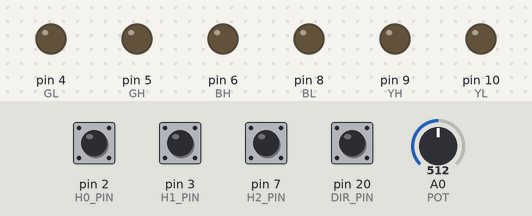
Recording of a sketch running on a simulated SparkFun Pro Micro, built with avr-gcc and run on an emulated ATmega32U4. Shown: output pins drawn as LEDs (lit = HIGH). Dashed ring = blinking. Inputs (shaded band) come from the test bench; at power-on: pin 2 (H0_PIN), pin 3 (H1_PIN), pin 7 (H2_PIN), pin 20 (DIR_PIN) HIGH, A0 (POT) = 512.

Above: at 1.2 s.
1.3 s: pin 20 (DIR_PIN) pulled LOW for 0.15 s
At 2.1 s:
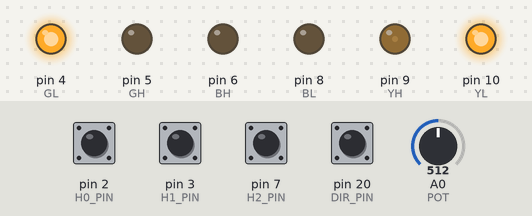
At 2.59 s:
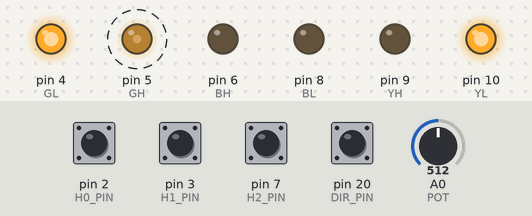
4.3 s: A0 (POT) set to 716
At 5.0 s:
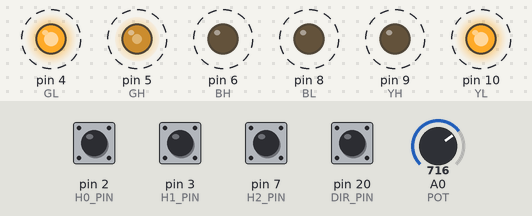
7.3 s: A0 (POT) set to 1023
At 7.79 s:
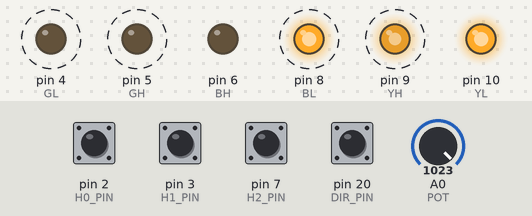
10.3 s: A0 (POT) set to 306
13.3 s: A0 (POT) set to 511
16.3 s: pin 20 (DIR_PIN) pulled LOW for 1 s
Timing chart, 0 to 20.3 s (numbered marks = the images above; inputs shaded):
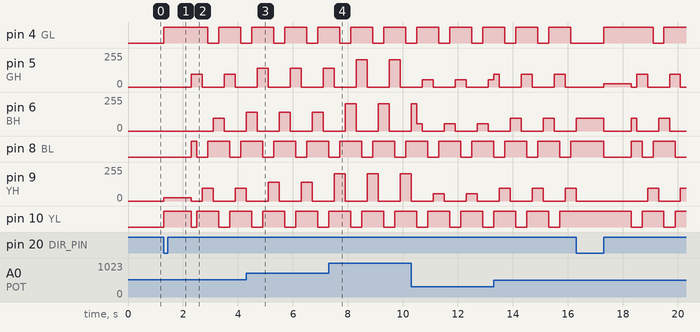

The sketch:

sketch_nov13c.ino
```cpp
// Control BLDC con Arduino Pro Micro
// Giro en sentido directo y giro sentido inverso

// Pines de los transistores
const int GH = 5;  // GREEN alto  (PWM)  -> MOSFET alto fase verde
const int GL = 4;  // GREEN bajo  (DIG)  -> MOSFET bajo fase verde

const int BH = 6;  // BLUE  alto  (PWM)  -> MOSFET alto fase azul
const int BL = 8;  // BLUE  bajo  (DIG)  -> MOSFET bajo fase azul

const int YH = 9;   // YELLOW alto (PWM)  -> MOSFET alto fase amarilla
const int YL = 10;  // YELLOW bajo (DIG)  -> MOSFET bajo fase amarilla

// Potenciómetro --> acelerador
const int POT = A0;

// Pines de los sensores Hall con interrupciones
const int H0_PIN = 2;  // Hall 0
const int H1_PIN = 3;  // Hall 1
const int H2_PIN = 7;  // Hall 2

// Pin de selección de sentido (conector J15, D20)
const int DIR_PIN = 20;  // HIGH = marcha adelante, LOW = marcha atrás

// Giro / control PWM
volatile int PWM = 0;                        // Para controlar el PWM del motor (lo usa loop e ISR)
volatile unsigned long lastChangeTime = 0;   // Tiempo desde el último cambio de Hall
const unsigned long timeout = 200;           // Tiempo para forzar el siguiente paso (ms)

// Tiempo para considerar que el motor se ha parado (sin cambios de Hall)
const unsigned long stopTimeout = 1000;      // ms sin cambios de Hall => motor parado

// Secuencia de conmutación (NO TOCADA)
int secuenciaD[6] = { 0b110, 0b100, 0b101, 0b001, 0b011, 0b010 };
int indiceSecuenciaD = 0;

int secuenciaI[6] = { 0b010, 0b011, 0b001, 0b101, 0b100, 0b110 };
int indiceSecuenciaI = 0;

// Constantes de sentido
const int SENTIDO_PARADO    = 0;
const int SENTIDO_ADELANTE  = 1;
const int SENTIDO_ATRAS     = 2;

// Variables de control de sentido
volatile int D = SENTIDO_PARADO;  // Sentido actual que usa la ISR
int dirCommand      = SENTIDO_ADELANTE;  // Sentido ordenado por el pin DIR_PIN
int lastDirCommand  = SENTIDO_ADELANTE;  // Para detectar cambios de orden
bool esperandoParada = false;            // true cuando hemos ordenado cambio de sentido y esperamos a que se pare


void setup() {
  // Sensores Hall como entrada con pullup interno
  pinMode(H0_PIN, INPUT_PULLUP);
  pinMode(H1_PIN, INPUT_PULLUP);
  pinMode(H2_PIN, INPUT_PULLUP);

  // Salidas de potencia
  pinMode(GH, OUTPUT);
  pinMode(GL, OUTPUT);
  pinMode(BH, OUTPUT);
  pinMode(BL, OUTPUT);
  pinMode(YH, OUTPUT);
  pinMode(YL, OUTPUT);

  // Selector de sentido
  pinMode(DIR_PIN, INPUT_PULLUP);  // Interruptor o jumper hacia GND = marcha atrás

  // Interrupciones (cada vez que cambie cualquier hall)
  attachInterrupt(digitalPinToInterrupt(H0_PIN), ISR_Halls, CHANGE);
  attachInterrupt(digitalPinToInterrupt(H1_PIN), ISR_Halls, CHANGE);
  attachInterrupt(digitalPinToInterrupt(H2_PIN), ISR_Halls, CHANGE);

  // Ajuste de frecuencia PWM alta (~31 kHz aprox)
  TCCR1B = TCCR1B & 0b11111000 | 0x01;  // Timer1 -> pin 9,10
  TCCR3B = TCCR3B & 0b11111000 | 0x01;  // Timer3 -> pin 5
  TCCR4B = TCCR4B & 0b11111000 | 0x01;  // Timer4 -> pin 6,13

  lastChangeTime = millis();
}


void loop() {
  unsigned long ahora = millis();

  // 1) Leer selector de sentido (HIGH = adelante, LOW = atrás)
  if (digitalRead(DIR_PIN) == HIGH) {
    dirCommand = SENTIDO_ADELANTE;
  } else {
    dirCommand = SENTIDO_ATRAS;
  }

  // 2) Leer potenciómetro
  int lectura = analogRead(POT);

  // 3) Calcular PWM deseado según sentido ORDENADO (no el actual)
  int pwmMax;
  if (dirCommand == SENTIDO_ATRAS) {
    // Máx. 20% en marcha atrás (255 * 0.2 ≈ 51)
    pwmMax = 51;
  } else {
    // Adelante como antes: máx ~80% (255 * 0.8 ≈ 204)
    pwmMax = 204;
  }

  int pwmDeseado = 0;
  // Zona muerta al 5% del potenciómetro (51 ≈ 0.05 * 1023)
  if (lectura >= 51) {
    pwmDeseado = map(lectura, 51, 1023, 0, pwmMax);
  }

  // 4) Gestión de cambio de sentido
  // Si la orden de sentido cambia mientras el motor está siendo alimentado, hay que pararlo totalmente
  if (dirCommand != lastDirCommand) {
    // Ha cambiado la orden de sentido
    if (D != SENTIDO_PARADO) {
      // El motor estaba siendo conmutado: paramos y esperamos a que se detenga
      D = SENTIDO_PARADO;   // La ISR deja de conmutar (solo lee Halls)
      PWM = 0;              // Quitamos par motor (coasting/freno según hardware)
      esperandoParada = true;
      // lastChangeTime se seguirá actualizando mientras los Halls se muevan
    } else {
      // Ya está parado: podemos cambiar directamente de sentido
      D = dirCommand;
      esperandoParada = false;
    }
    lastDirCommand = dirCommand;
  }

  // 5) Si estamos esperando a que se pare (después de ordenar un cambio de sentido)
  if (esperandoParada) {
    // Nos aseguramos de que no haya par aplicado
    PWM = 0;

    // Consideramos que el motor está parado cuando no hay cambios de Hall
    // durante stopTimeout ms
    if (ahora - lastChangeTime >= stopTimeout) {
      // Motor parado -> activamos el nuevo sentido
      D = dirCommand;
      esperandoParada = false;
    }
  } else {
    // No estamos en fase de parada: aplicamos el PWM calculado
    PWM = pwmDeseado;
  }

  // 6) Arranque / avance forzado si no hay cambios de Hall
  // (solo si hay PWM > 0 y un sentido activo)
  if (PWM > 0 && (D == SENTIDO_ADELANTE || D == SENTIDO_ATRAS)) {
    if (ahora - lastChangeTime >= timeout) {
      if (D == SENTIDO_ADELANTE) {
        int hallForzado = secuenciaD[indiceSecuenciaD];
        giroSentidoDirecto(hallForzado);
        indiceSecuenciaD++;
        if (indiceSecuenciaD >= 6) indiceSecuenciaD = 0;
      } else if (D == SENTIDO_ATRAS) {
        int hallForzado = secuenciaI[indiceSecuenciaI];
        giroSentidoInverso(hallForzado);
        indiceSecuenciaI++;
        if (indiceSecuenciaI >= 6) indiceSecuenciaI = 0;
      }
      lastChangeTime = ahora;
    }
  }

  // No hay while ni delay: todo es no bloqueante.
}


// ================== ISR DE LOS HALLS ==================

void ISR_Halls() {
  // Leo los valores de los sensores Hall
  int ValDIO0 = digitalRead(H0_PIN);  // Leo el hall0
  int ValDIO1 = digitalRead(H1_PIN);  // Leo el hall1
  int ValDIO2 = digitalRead(H2_PIN);  // Leo el hall2

  int hallState = (ValDIO0 << 2) | (ValDIO1 << 1) | ValDIO2;

  if (D == SENTIDO_ADELANTE) {
    giroSentidoDirecto(hallState);
  } else if (D == SENTIDO_ATRAS) {
    giroSentidoInverso(hallState);
  }
  // Si D == SENTIDO_PARADO, no conmutamos (motor libre / freno según hardware)

  // Siempre que haya un cambio de Hall, actualizamos lastChangeTime
  lastChangeTime = millis();
}

// ------------------------------------------------------------------
// GIRO DIRECTO (NO TOCADO)

void giroSentidoDirecto(int hallState) {

  switch (hallState) {
    case 0b000:  // nunca vamos a tener los halls en 000 y por tanto no se va a dar
      break;

    case 0b001:
      // GL = 1, YH = 1
      digitalWrite(GH, LOW);
      digitalWrite(BH, LOW);
      analogWrite(YH, PWM);

      digitalWrite(GL, LOW);
      digitalWrite(BL, HIGH);
      digitalWrite(YL, HIGH);
      break;

    case 0b010:
      // BH = 1, YL = 1
      digitalWrite(GH, LOW);
      analogWrite(BH, PWM);
      digitalWrite(YH, LOW);

      digitalWrite(GL, HIGH);
      digitalWrite(BL, HIGH);
      digitalWrite(YL, LOW);
      break;

    case 0b011:
      // GL = 1, BH = 1
      digitalWrite(GH, LOW);
      analogWrite(BH, PWM);
      digitalWrite(YH, LOW);

      digitalWrite(GL, LOW);
      digitalWrite(BL, HIGH);
      digitalWrite(YL, HIGH);

      break;

    case 0b100:
      // GH = 1, BL = 1
      analogWrite(GH, PWM);
      digitalWrite(BH, LOW);
      digitalWrite(YH, LOW);

      digitalWrite(GL, HIGH);
      digitalWrite(BL, LOW);
      digitalWrite(YL, HIGH);
      break;

    case 0b101:
      // BL = 1, YH = 1
      digitalWrite(GH, LOW);
      digitalWrite(BH, LOW);
      analogWrite(YH, PWM);

      digitalWrite(GL, HIGH);
      digitalWrite(BL, LOW);
      digitalWrite(YL, HIGH);
      break;

    case 0b110:
      // GH = 1, YL = 1
      analogWrite(GH, PWM);
      digitalWrite(BH, LOW);
      digitalWrite(YH, LOW);

      digitalWrite(GL, HIGH);
      digitalWrite(BL, HIGH);
      digitalWrite(YL, LOW);
      break;

    case 0b111:  // nunca vamos a tener los halls en 111 no van a estar todos encendidos a la vez
      break;
  }
}

// ------------------------------------------------------------------
// GIRO INVERSO (NO TOCADO)

void giroSentidoInverso(int hallState) {

  switch (hallState) {
    case 0b000:  // nunca vamos a tener los halls en 000
      break;

    case 0b001:
      // GH = 1, YL = 1
      analogWrite(GH, PWM);
      digitalWrite(BH, LOW);
      digitalWrite(YH, LOW);

      digitalWrite(GL, HIGH);
      digitalWrite(BL, HIGH);
      digitalWrite(YL, LOW);
      break;

    case 0b010:
      // BL = 1, YH = 1
      digitalWrite(GH, LOW);
      digitalWrite(BH, LOW);
      analogWrite(YH, PWM);

      digitalWrite(GL, HIGH);
      digitalWrite(BL, LOW);
      digitalWrite(YL, HIGH);
      break;

    case 0b011:
      // GH = 1, BL = 1
      analogWrite(GH, PWM);
      digitalWrite(BH, LOW);
      digitalWrite(YH, LOW);

      digitalWrite(GL, HIGH);
      digitalWrite(BL, LOW);
      digitalWrite(YL, HIGH);

      break;

    case 0b100:
      // GL = 1, BH = 1
      digitalWrite(GH, LOW);
      analogWrite(BH, PWM);
      digitalWrite(YH, LOW);

      digitalWrite(GL, LOW);
      digitalWrite(BL, HIGH);
      digitalWrite(YL, HIGH);
      break;

    case 0b101:
      // BH = 1, YL = 1
      digitalWrite(GH, LOW);
      analogWrite(BH, PWM);
      digitalWrite(YH, LOW);

      digitalWrite(GL, HIGH);
      digitalWrite(BL, HIGH);
      digitalWrite(YL, LOW);
      break;

    case 0b110:
      // GL = 1, YH = 1
      digitalWrite(GH, LOW);
      digitalWrite(BH, LOW);
      analogWrite(YH, PWM);

      digitalWrite(GL, LOW);
      digitalWrite(BL, HIGH);
      digitalWrite(YL, HIGH);
      break;

    case 0b111:  // nunca vamos a tener los halls en 111
      break;
  }
}
```

Measured:
- after the input at 1.3 s, pin 4 (GL): LOW → HIGH at once, → LOW 1.6 s later, → HIGH 0.40 s later, → LOW 0.80 s later; pin 5 (GH): alternates 96/255 for 0.40 s and 0/255 for 0.80 s, starting after 1.0 s
